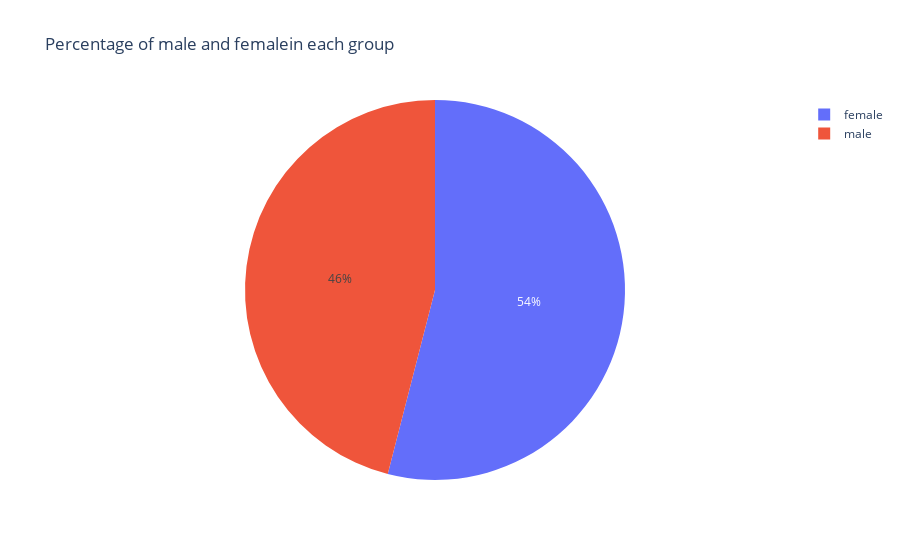

Source (notebook cell):
### Code cell
# determine th percentage of both male and female in each group 
fig =px.pie(names=df['gender'], color =df['gender'],
            title= 'Percentage of male and femalein each group ')# question number2
fig.show()

### Figure 1 — Plotly figure (JSON) as saved in the notebook; plotly's stock layout.template omitted (floating-point values rounded to 4 significant figures)
{"data": [{"customdata": [["female"], ["female"], ["female"], ["male"], ["male"], ["female"], ["female"], ["male"], ["male"], ["female"], ["male"], ["male"], ["female"], ["male"], ["female"], ["female"], ["male"], ["female"], ["male"], ["female"], ["male"], ["female"], ["male"], ["female"], ["male"], ["male"], ["male"], ["female"], ["male"], ["female"], ["female"], ["female"], ["female"], ["male"], ["male"], ["male"], ["female"], ["female"], ["female"], ["male"], ["male"], ["female"], ["female"], ["male"], ["female"], ["male"], ["female"], ["female"], ["female"], ["male"]], "domain": {"x": [0, 1], "y": [0, 1]}, "hovertemplate": "label=%{label}<br>color=%{customdata[0]}<extra></extra>", "labels": ["female", "female", "female", "male", "male", "female", "female", "male", "male", "female", "male", "male", "female", "male", "female", "female", "male", "female", "male", "female", "male", "female", "male", "female", "male", "male", "male", "female", "male", "female", "female", "female", "female", "male", "male", "male", "female", "female", "female", "male", "male", "female", "female", "male", "female", "male", "female", "female", "female", "male"], "legendgroup": "", "marker": {"colors": ["#636efa", "#636efa", "#636efa", "#EF553B", "#EF553B", "#636efa", "#636efa", "#EF553B", "#EF553B", "#636efa", "#EF553B", "#EF553B", "#636efa", "#EF553B", "#636efa", "#636efa", "#EF553B", "#636efa", "#EF553B", "#636efa", "#EF553B", "#636efa", "#EF553B", "#636efa", "#EF553B", "#EF553B", "#EF553B", "#636efa", "#EF553B", "#636efa", "#636efa", "#636efa", "#636efa", "#EF553B", "#EF553B", "#EF553B", "#636efa", "#636efa", "#636efa", "#EF553B", "#EF553B", "#636efa", "#636efa", "#EF553B", "#636efa", "#EF553B", "#636efa", "#636efa", "#636efa", "#EF553B"]}, "name": "", "showlegend": true, "type": "pie"}], "layout": {"legend": {"tracegroupgap": 0}, "title": {"text": "Percentage of male and femalein each group "}}}
